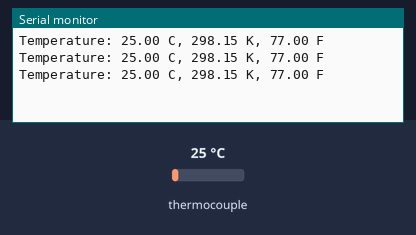
Bench run of a program on a simulated ESP32. Parts: the last lines printed to the serial monitor. Inputs (shaded band) come from the test bench; at power-on: thermocouple 25 °C.

Above: at 1.2 s.
1.3 s: thermocouple set to 6 °C
At 1.8 s:
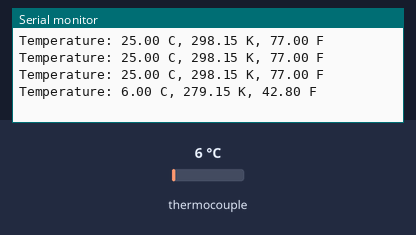
2.8 s: thermocouple set to 75 °C
At 3.4 s:
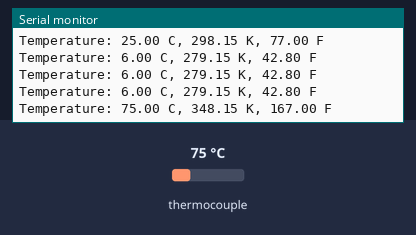
Timing chart, 0 to 5.8 s (numbered marks = the images above; inputs shaded):
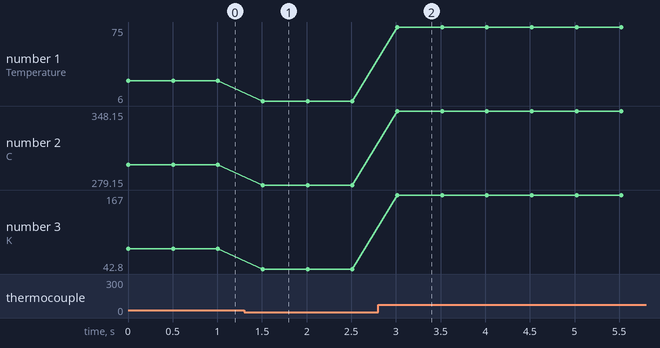

The program:

main.cpp
```cpp
/*
  Average Thermocouple

  Reads a temperature from a thermocouple based
  on the MAX6675 driver and displays it in the default Serial.

  https://github.com/YuriiSalimov/MAX6675_Thermocouple

  Created by Yurii Salimov, May, 2019.
  Released into the public domain.
*/
#include <Arduino.h>
#include <Thermocouple.h>
#include <MAX6675_Thermocouple.h>

#define SCK_PIN 5
#define CS_PIN 18
#define SO_PIN 19

Thermocouple* thermocouple;

void setup() {
  Serial.begin(9600);

  thermocouple = new MAX6675_Thermocouple(SCK_PIN, CS_PIN, SO_PIN);
}

void loop() {

  float celsius = thermocouple->readCelsius();
  float kelvin = thermocouple->readKelvin();
  float fahrenheit = thermocouple->readFahrenheit();

  Serial.print("Temperature: ");
  Serial.print(celsius);
  Serial.print(" C, ");
  Serial.print(kelvin);
  Serial.print(" K, ");
  Serial.print(fahrenheit);
  Serial.println(" F");

  delay(500);
}
```

Measured:
- after the input at 1.3 s, the serial monitor: prints a new line after 0.21 s (image 1)
- after the input at 2.8 s, the serial monitor: prints a new line after 0.21 s (image 2)
- plotted number 1: 25 → 6 after the input at 1.3 s, 6 → 75 after the input at 2.8 s
- plotted number 2: 298.15 → 279.15 after the input at 1.3 s, 279.15 → 348.15 after the input at 2.8 s
- plotted number 3: 77 → 42.8 after the input at 1.3 s, 42.8 → 167 after the input at 2.8 s
